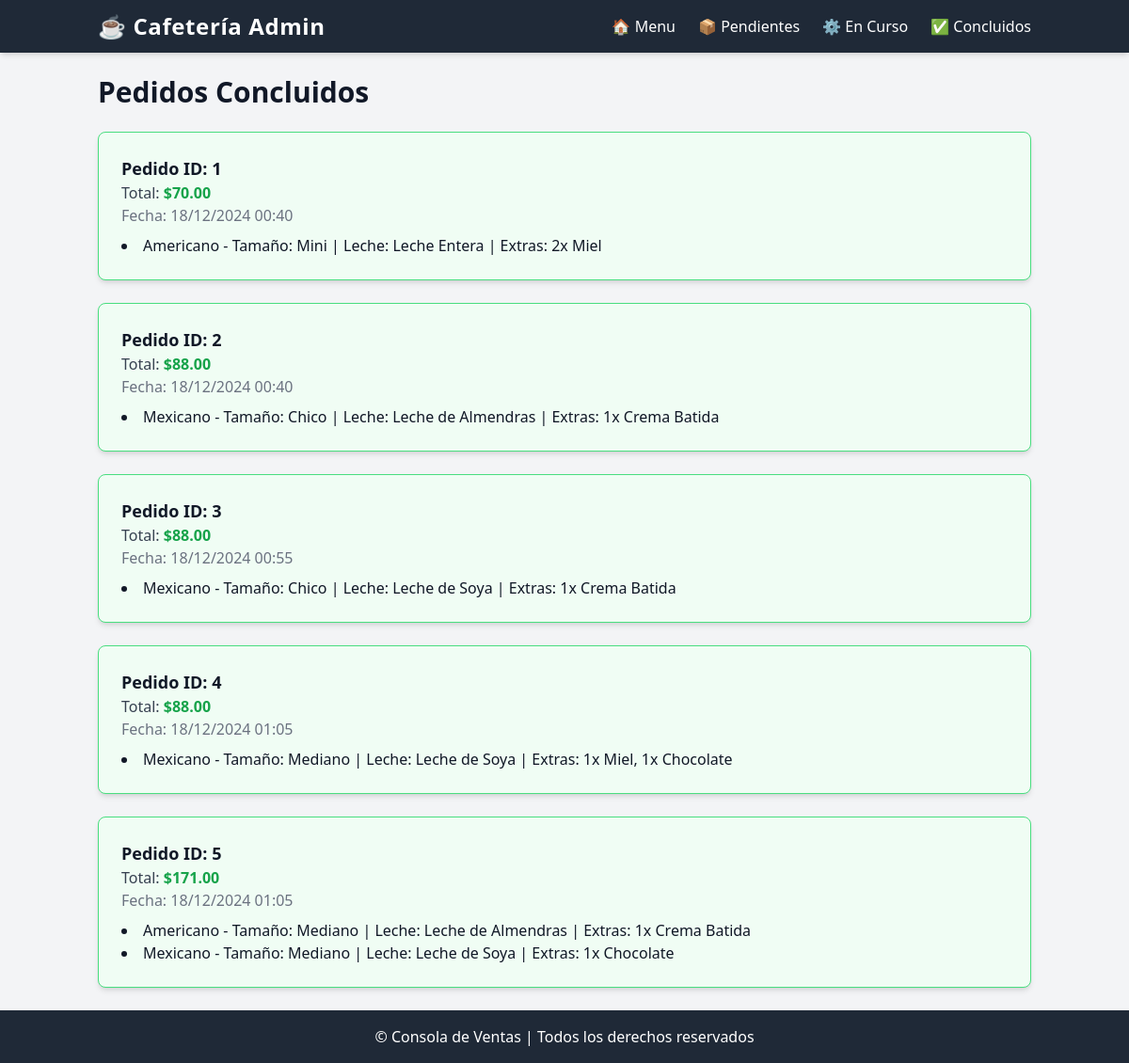
Before: /pedidos/concluidos with the older database file.
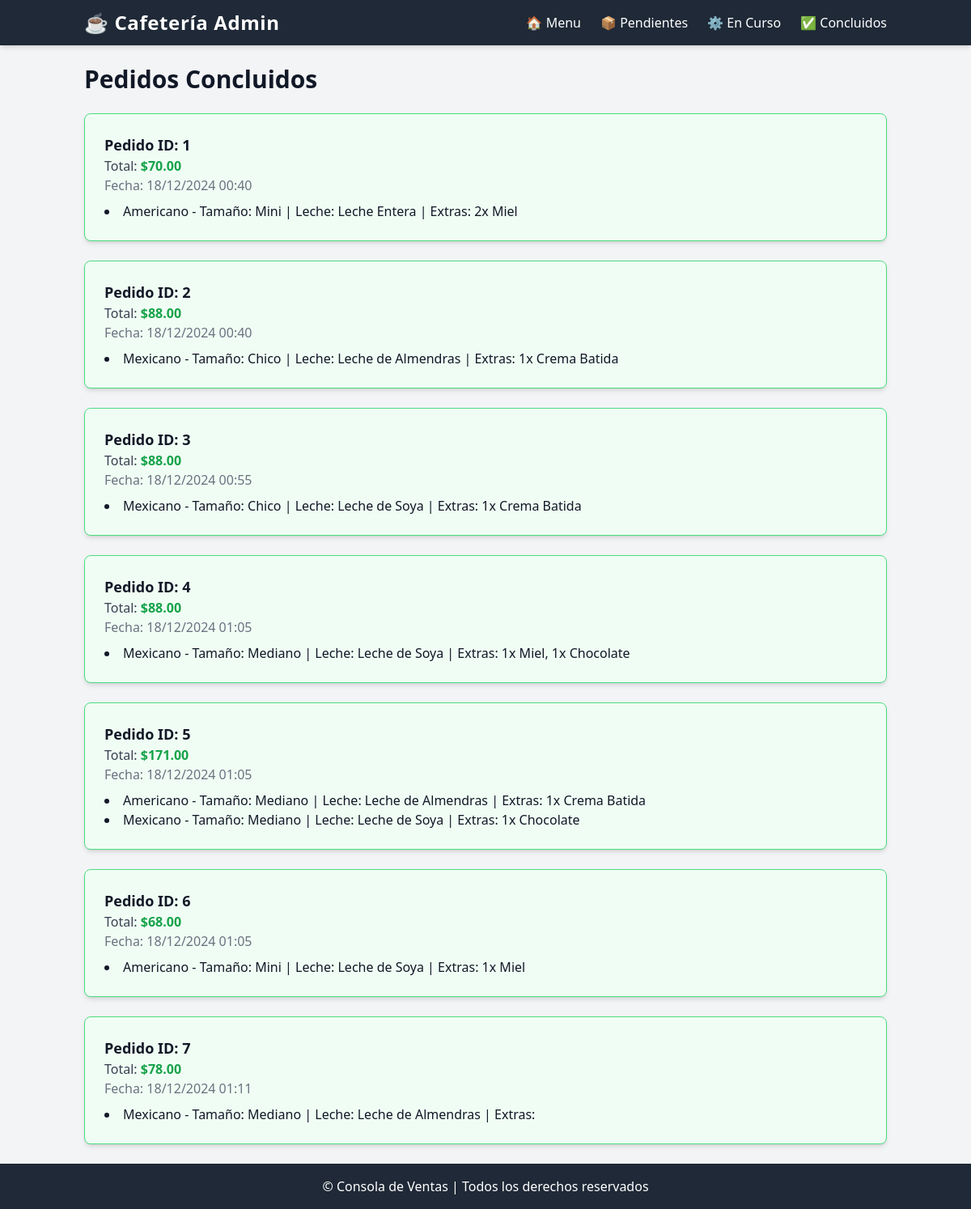
After: the same page with the newer database file.
### app/models.py (models this page shows, shortened)
class Pedido(db.Model):
    __tablename__ = 'pedidos'
    id = db.Column(db.Integer, primary_key=True)
    productos_str = db.Column(db.Text, nullable=True)
    total = db.Column(db.Numeric(10, 2), default=Decimal('0.00'))
    estado = db.Column(db.String(20), default='pendiente')  # Asegúrate de que el valor por defecto sea 'pendiente'
    created_at = db.Column(db.DateTime, default=datetime.utcnow)
    updated_at = db.Column(db.DateTime, default=datetime.utcnow, onupdate=datetime.utcnow)
    @property
    def productos(self):
        if self.productos_str:
            return json.loads(self.productos_str)
        return []

### app/views.py (the view)
    @app.route('/pedidos/concluidos')
    def pedidos_concluidos():
        pedidos = Pedido.query.filter_by(estado='concluido').all()
        return render_template('pedidos/surtir/concluidos.html', pedidos=pedidos)

### app/templates/pedidos/surtir/concluidos.html (shortened to what this page needs)
{% extends "pedidos/surtir/base.html" %}
{% block content %}
<h1 class="text-3xl font-bold mb-6">Pedidos Concluidos</h1>
<div class="space-y-6">
    {% for pedido in pedidos %}
    <div class="bg-green-50 p-6 rounded-lg shadow-md border border-green-400">
        <h2 class="text-lg font-semibold">Pedido ID: {{ pedido.id }}</h2>
        <p class="text-gray-700">Total: <span class="text-green-600 font-bold">${{ pedido.total }}</span></p>
        <p class="text-gray-500">Fecha: {{ pedido.created_at.strftime('%d/%m/%Y %H:%M') }}</p>
        <ul class="mt-2 list-disc list-inside">
            {% for producto in pedido.productos %}
                <li>{{ producto['nombre_producto'] }} - Tamaño: {{ producto['tamano_nombre'] }} | Leche: {{ producto['leche_nombre'] }} | Extras: {{ producto['extras'] | join(', ') }}</li>
            {% endfor %}
        </ul>
    </div>
    {% else %}
    <p class="text-gray-500 text-center">No hay pedidos concluidos.</p>
    {% endfor %}
</div>
{% endblock %}

Changed rows visible on the page:
now on this page (row edited): Pedido: id "6", total "68.00", created_at "18/12/2024 01:05", nombre_producto "Americano", tamano_nombre "Mini", leche_nombre "Leche de Soya", extras "1x Miel"
added Pedido: id "7", total "78.00", created_at "18/12/2024 01:11", nombre_producto "Mexicano", tamano_nombre "Mediano", leche_nombre "Leche de Almendras"
